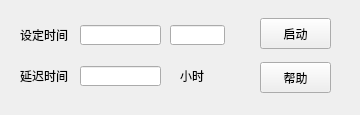
<?xml version="1.0" encoding="UTF-8"?>
<ui version="4.0">
 <class>Widget</class>
 <widget class="QWidget" name="Widget">
  <property name="geometry">
   <rect>
    <x>0</x>
    <y>0</y>
    <width>360</width>
    <height>115</height>
   </rect>
  </property>
  <property name="windowTitle">
   <string>时间延迟设置</string>
  </property>
  <property name="windowIcon">
   <iconset resource="res.qrc">
    <normaloff>:/icon.png</normaloff>:/icon.png</iconset>
  </property>
  <property name="autoFillBackground">
   <bool>false</bool>
  </property>
  <widget class="QPushButton" name="addButton">
   <property name="enabled">
    <bool>true</bool>
   </property>
   <property name="geometry">
    <rect>
     <x>260</x>
     <y>18</y>
     <width>71</width>
     <height>31</height>
    </rect>
   </property>
   <property name="text">
    <string>启动</string>
   </property>
  </widget>
  <widget class="QLineEdit" name="timeText">
   <property name="geometry">
    <rect>
     <x>170</x>
     <y>25</y>
     <width>55</width>
     <height>20</height>
    </rect>
   </property>
  </widget>
  <widget class="QLineEdit" name="delayText">
   <property name="geometry">
    <rect>
     <x>80</x>
     <y>66</y>
     <width>81</width>
     <height>20</height>
    </rect>
   </property>
  </widget>
  <widget class="QLabel" name="delayLabel">
   <property name="geometry">
    <rect>
     <x>20</x>
     <y>68</y>
     <width>50</width>
     <height>16</height>
    </rect>
   </property>
   <property name="text">
    <string>延迟时间</string>
   </property>
  </widget>
  <widget class="QPushButton" name="helpButton">
   <property name="geometry">
    <rect>
     <x>260</x>
     <y>62</y>
     <width>71</width>
     <height>31</height>
    </rect>
   </property>
   <property name="text">
    <string>帮助</string>
   </property>
  </widget>
  <widget class="QLabel" name="dateTimeLabel">
   <property name="geometry">
    <rect>
     <x>20</x>
     <y>27</y>
     <width>50</width>
     <height>16</height>
    </rect>
   </property>
   <property name="text">
    <string>设定时间</string>
   </property>
  </widget>
  <widget class="QLineEdit" name="dateText">
   <property name="geometry">
    <rect>
     <x>80</x>
     <y>25</y>
     <width>81</width>
     <height>20</height>
    </rect>
   </property>
  </widget>
  <widget class="QLabel" name="label">
   <property name="geometry">
    <rect>
     <x>180</x>
     <y>68</y>
     <width>31</width>
     <height>16</height>
    </rect>
   </property>
   <property name="text">
    <string>小时</string>
   </property>
  </widget>
 </widget>
 <layoutdefault spacing="6" margin="11"/>
 <resources>
  <include location="res.qrc"/>
 </resources>
 <connections/>
</ui>
